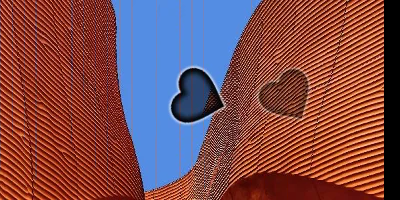
#> input picture 猫眼/111.png, 400 x 200 px
$ python 1.py
#> lines starting #> are read from the running program, lines starting #| are printed output that depends on the picture
import random

from PIL import Image

# 加载背景图
image = Image.open("111.png")  # 背景图 (672 × 390)
#> image is the input picture: PIL image 400x200 RGB; mean R, G, B 125.9, 75.7, 79.1
image = image.convert("RGBA")
#> image: PIL image 400x200 RGBA

# 手动指定右侧黑色缺口的边界（根据图片观察）
gap_left, gap_top = 171, 69  # 右侧缺口左上角坐标
gap_right, gap_bottom = 222, 122  # 右侧缺口右下角坐标

# 计算缺口的宽度和高度
gap_width = gap_right - gap_left + random.randint(1, 3)
gap_height = gap_bottom - gap_top + random.randint(1, 3)

# 调试：打印坐标
print(f"Gap coordinates: left={gap_left}, top={gap_top}, right={gap_right}, bottom={gap_bottom}")

# 截取黑色缺口
gap_region = (gap_left, gap_top, gap_right, gap_bottom)
gap_image = image.crop(gap_region)
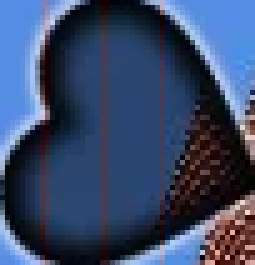
#> gap_image: PIL image 51x53 RGBA (shown 5 times larger); mean R, G, B, A 57.1, 72.9, 105.2, 255

# 保存裁剪出的缺口（调试用）
gap_image.save("gap_image.png")

# 将缺口平移到最左侧，与原缺口顶部对齐
paste_x = 0
paste_y = gap_top  # 使用检测到的顶部坐标

# 可选：微调 Y 坐标以确保视觉对齐
paste_y_adjusted = paste_y  # 可调整，例如 paste_y + 5 或 paste_y - 5

# 粘贴缺口
image.paste(gap_image, (paste_x, paste_y_adjusted), gap_image)
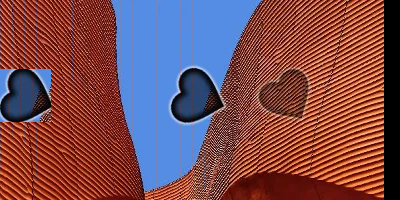
#> image: PIL image 400x200 RGBA; mean R, G, B, A 122.8, 76.3, 81.4, 255

# 保存结果
image.save("output.png")
